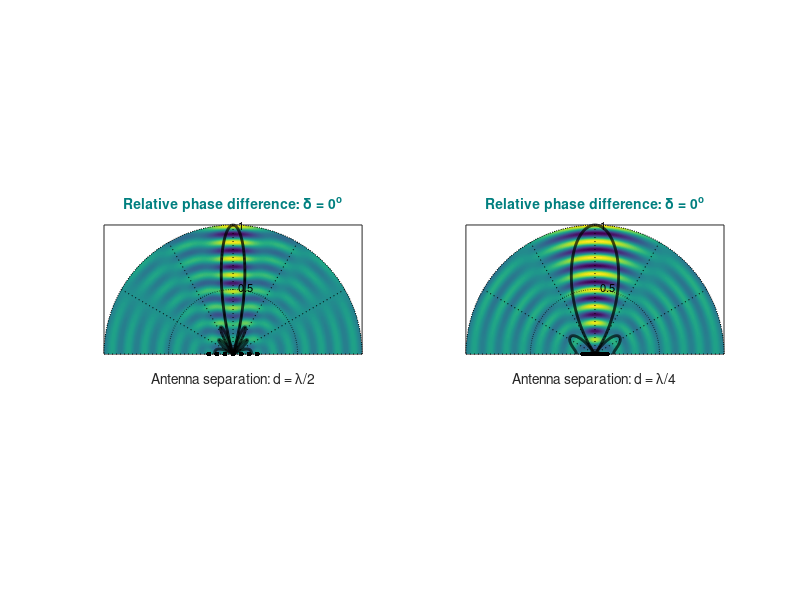
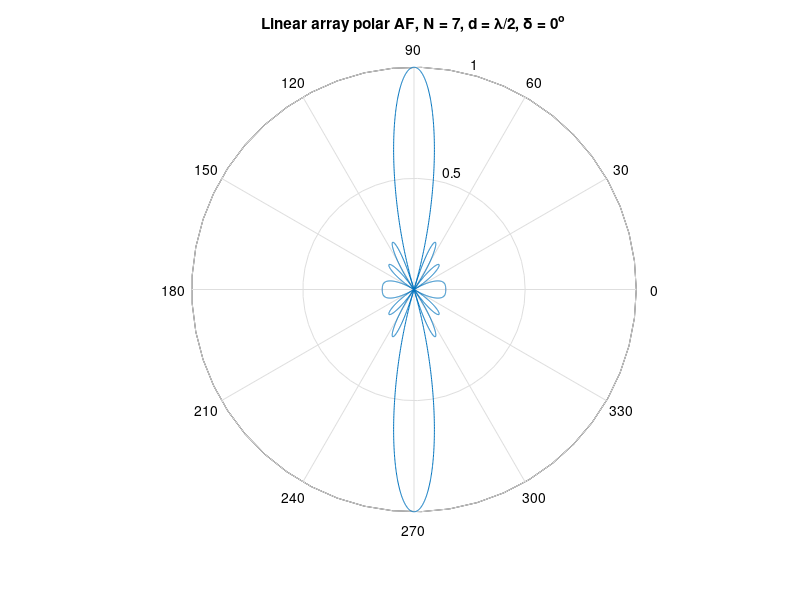
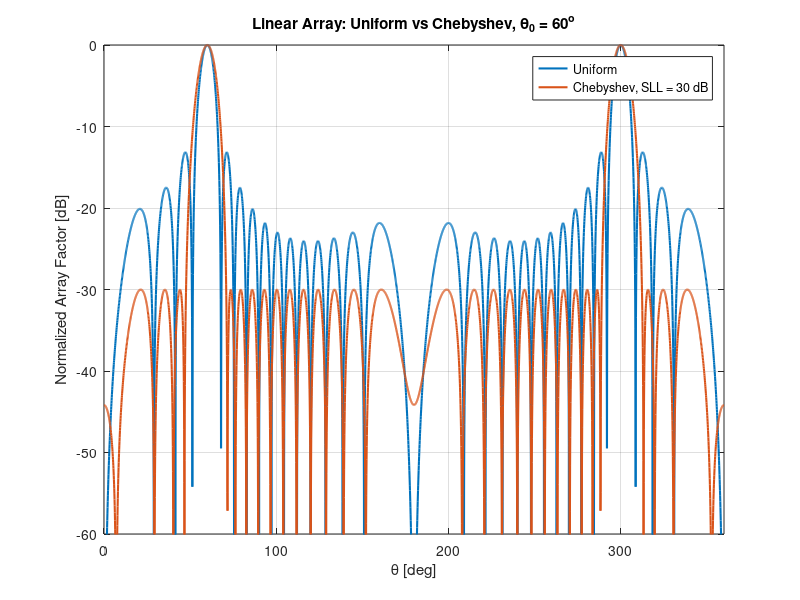
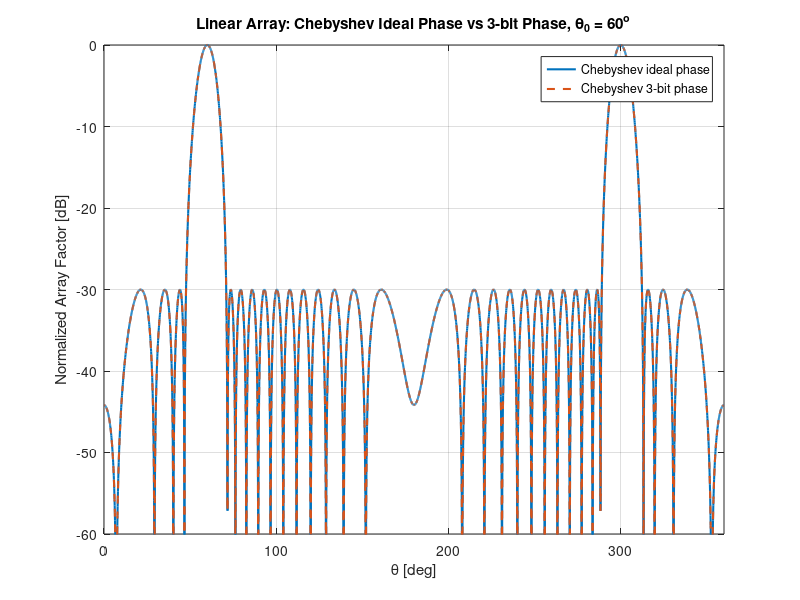

MATLAB code to generate these figures, in order: (Note: this script raises an error after producing the figures.)
function results = s9()
% Complete phased-array MATLAB demo combining:
%   1) Original-style spatial field snapshots E(x,y,t)
%   2) Original-style polar array-factor plots
%   3) Chebyshev amplitude tapering
%   4) 3-bit reference comparison and 1-5 bit phase-quantization study
%   5) Linear vs circular array comparison
%   6) Numerical metrics: HPBW, PSLL, pointing error, quantization loss
%   7) Circular-array Chebyshev tapering and phase quantization
%   8) Side-by-side 55/60 deg phase-quantization plots, metrics, and table
% All studies use the SAME array-centered phase reference as s7.m.

clear; clc; close all;
set(0,'defaultFigureColor',[1 1 1]);

%  1. Physical and numerical parameters
freq   = 1e9;          % Hz
c      = 3e8;          % m/s
lambda = c/freq;       % wavelength
T      = 1/freq;       % period
omega  = 2*pi*freq;    % angular frequency
k      = 2*pi/lambda;  % wavenumber

% Angular grid for array-factor plots
theta = linspace(0, 2*pi, 4001);
thetaDeg = theta*180/pi;

% Spatial grid parameters for field snapshots
Ns = 30;               % samples per wavelength
Rmax = 8*lambda;       % field view radius
t0 = 0;                % one time snapshot

%  2. Original-style visualization, like the first demo
%  7-element linear array, d = lambda/2 and d = lambda/4, broadside

N0 = 7;
theta0_original = pi/2;       % broadside for linear array along x-axis
ampUniform7 = ones(N0,1);

[xLin_half,    yLin_half]    = linearArray2D(N0, lambda/2);
[xLin_quarter, yLin_quarter] = linearArray2D(N0, lambda/4);

figure('Name','Original-style field snapshots');
subplot(1,2,1);
plotFieldSnapshotAxes(gca, xLin_half, yLin_half, ampUniform7, theta, ...
    theta0_original, k, omega, t0, lambda, Ns, Rmax, inf, true, ...
    'Antenna separation: d = \lambda/2', ...
    'Relative phase difference: \delta = 0^o');

subplot(1,2,2);
plotFieldSnapshotAxes(gca, xLin_quarter, yLin_quarter, ampUniform7, theta, ...
    theta0_original, k, omega, t0, lambda, Ns, Rmax, inf, true, ...
    'Antenna separation: d = \lambda/4', ...
    'Relative phase difference: \delta = 0^o');

% Original-style polar plot of the array factor
AF_original = arrayFactor2D(xLin_half, yLin_half, ampUniform7, theta, ...
    theta0_original, k, inf);

figure('Name','Original-style polar array factor');
polar(theta, AF_original/max(AF_original));
title('Linear array polar AF, N = 7, d = \lambda/2, \delta = 0^o');

%  3. Extended study parameters
N = 16;                 % number of elements for the extended study
d = lambda/2;           % nominal inter-element spacing
theta0_deg = 60;        % off-broadside steering angle
theta0 = theta0_deg*pi/180;

SLL = 30;               % Chebyshev sidelobe target in dB
B = 3;                  % 3-bit baseline for the original comparisons
analysisSectorDeg = 180;

if exist('chebwin','file') ~= 2
    error(['chebwin was not found. It requires the Signal Processing Toolbox. ', ...
           'Install it or replace wCheb with another taper.']);
end

%  4. Create geometries
[xLin, yLin]   = linearArray2D(N, d);
[xCirc, yCirc] = circularArray2D(N, d);

%  5. Amplitude weights
wUniform = ones(N,1);

wCheb = chebwin(N, SLL);
wCheb = wCheb / max(wCheb);

%  6. Compute array factors
% Linear array
AF_lin_uniform_ideal = arrayFactor2D(xLin, yLin, wUniform, theta, theta0, k, inf);
AF_lin_cheb_ideal    = arrayFactor2D(xLin, yLin, wCheb,    theta, theta0, k, inf);
AF_lin_uniform_q     = arrayFactor2D(xLin, yLin, wUniform, theta, theta0, k, B);
AF_lin_cheb_q        = arrayFactor2D(xLin, yLin, wCheb,    theta, theta0, k, B);

% Circular array
AF_circ_uniform_ideal = arrayFactor2D(xCirc, yCirc, wUniform, theta, theta0, k, inf);
AF_circ_uniform_q     = arrayFactor2D(xCirc, yCirc, wUniform, theta, theta0, k, B);
AF_circ_cheb_ideal    = arrayFactor2D(xCirc, yCirc, wCheb,    theta, theta0, k, inf);
AF_circ_cheb_q        = arrayFactor2D(xCirc, yCirc, wCheb,    theta, theta0, k, B);

% Extended phase-quantization study: linear Chebyshev, 1-5 bits.
% IMPORTANT: Keep the array-centered phase reference used in s7.m.
% No first-element phase subtraction is applied at any resolution.
% Evaluate over the FRONT half-plane to avoid the mirrored main beam of
% a linear array (the full 0-360 deg pattern contains front/back ambiguity).
% Use a fine 0.01-deg angular sampling grid for accurate numerical metrics.
bitValues = 1:5;
steeringAnglesDeg = [55 60];
thetaStudy = linspace(0, pi, 18001);
thetaStudyDeg = thetaStudy*180/pi;
nAngles = numel(steeringAnglesDeg);
nBits = numel(bitValues);

AFstudyIdeal = cell(nAngles,1);
AFstudyQuant = cell(nAngles,nBits);
metricsIdeal = cell(nAngles,1);
metricsQuant = cell(nAngles,nBits);
lossPeak_dB = zeros(nAngles,nBits);
lossTarget_dB = zeros(nAngles,nBits);
psll_dB = zeros(nAngles,nBits);
pointingError_deg = zeros(nAngles,nBits);
hpbw_deg = zeros(nAngles,nBits);

for ia = 1:nAngles
    steer = steeringAnglesDeg(ia)*pi/180;
    AFstudyIdeal{ia} = arrayFactor2D(xLin, yLin, wCheb, thetaStudy, steer, k, inf);
    % sectorDeg = 360 includes the entire sampled front half-plane.
    metricsIdeal{ia} = patternMetrics(thetaStudy, AFstudyIdeal{ia}, steer, 360);

    [~, idxTarget] = min(abs(thetaStudy - steer));
    idealPeak = max(AFstudyIdeal{ia});

    for ib = 1:nBits
        bits = bitValues(ib);
        AFstudyQuant{ia,ib} = arrayFactor2D(xLin, yLin, wCheb, ...
                                             thetaStudy, steer, k, bits);
        metricsQuant{ia,ib} = patternMetrics(thetaStudy, ...
                                             AFstudyQuant{ia,ib}, steer, 360);

        % dB loss of the actual pattern peak, relative to the ideal peak.
        lossPeak_dB(ia,ib) = 20*log10(idealPeak / ...
                                      max(AFstudyQuant{ia,ib}));
        % dB loss exactly at the REQUESTED steering angle.
        lossTarget_dB(ia,ib) = 20*log10(idealPeak / ...
                                        AFstudyQuant{ia,ib}(idxTarget));
        psll_dB(ia,ib) = metricsQuant{ia,ib}.PSLLdB;
        pointingError_deg(ia,ib) = metricsQuant{ia,ib}.pointingErrorDeg;
        hpbw_deg(ia,ib) = metricsQuant{ia,ib}.HPBWdeg;
    end
end

%  7. dB plots for analytical comparison
figure('Name','Linear uniform vs Chebyshev');
plot(thetaDeg, normDb(AF_lin_uniform_ideal), 'LineWidth', 1.5); hold on;
plot(thetaDeg, normDb(AF_lin_cheb_ideal),    'LineWidth', 1.5);
grid on; ylim([-60 0]); xlim([0 360]);
xlabel('\theta [deg]');
ylabel('Normalized Array Factor [dB]');
title(['Linear Array: Uniform vs Chebyshev, \theta_0 = ' num2str(theta0_deg) '^o']);
legend('Uniform', ['Chebyshev, SLL = ' num2str(SLL) ' dB']);

figure('Name','Linear phase quantization');
plot(thetaDeg, normDb(AF_lin_cheb_ideal), 'LineWidth', 1.5); hold on;
plot(thetaDeg, normDb(AF_lin_cheb_q), '--', 'LineWidth', 1.5);
grid on; ylim([-60 0]); xlim([0 360]);
xlabel('\theta [deg]');
ylabel('Normalized Array Factor [dB]');
title(['Linear Array: Chebyshev Ideal Phase vs ' num2str(B) '-bit Phase, \theta_0 = ' num2str(theta0_deg) '^o']);
legend('Chebyshev ideal phase', ['Chebyshev ' num2str(B) '-bit phase']);

% Both angles in one figure: fixed ideal-peak reference is preferred
% because it shows gain loss AND distortion simultaneously. No duplicate
% self-normalized figure (which hides gain loss) is generated.
lineTypes = {'--','-.',':','--','-'};
lineColors = lines(nBits);
legendText = [{'Ideal'}, arrayfun(@(b) sprintf('%d-bit',b), ...
                                   bitValues, 'UniformOutput', false)];
figure('Name','Linear Chebyshev: 55 and 60 deg (same centered reference)');
for ia = 1:nAngles
    subplot(1,2,ia);
    idealPeak = max(AFstudyIdeal{ia});
    plot(thetaStudyDeg, 20*log10(AFstudyIdeal{ia}/idealPeak + eps), ...
         'k-', 'LineWidth', 2);
    hold on;
    for ib = 1:nBits
        plot(thetaStudyDeg, ...
             20*log10(AFstudyQuant{ia,ib}/idealPeak + eps), ...
             'LineStyle', lineTypes{ib}, 'Color', lineColors(ib,:), ...
             'LineWidth', 1.5);
    end
    grid on; xlim([0 180]); ylim([-60 2]);
    xlabel('Angle [deg]');
    ylabel('Array factor relative to ideal peak [dB]');
    title(sprintf('Linear Chebyshev, steering = %d deg', ...
                  steeringAnglesDeg(ia)));
    legend(legendText, 'Location', 'southwest');
end

figure('Name','Linear vs circular');
plot(thetaDeg, normDb(AF_lin_uniform_ideal),  'LineWidth', 1.5); hold on;
plot(thetaDeg, normDb(AF_circ_uniform_ideal), 'LineWidth', 1.5);
grid on; ylim([-60 0]); xlim([0 360]);
xlabel('\theta [deg]');
ylabel('Normalized Array Factor [dB]');
title(['Linear Array vs Circular Array, \theta_0 = ' num2str(theta0_deg) '^o']);
legend('Linear array', 'Circular array');

figure('Name','Circular uniform vs Chebyshev');
plot(thetaDeg, normDb(AF_circ_uniform_ideal), 'LineWidth', 1.5); hold on;
plot(thetaDeg, normDb(AF_circ_cheb_ideal),    'LineWidth', 1.5);
grid on; ylim([-60 0]); xlim([0 360]);
xlabel('\theta [deg]');
ylabel('Normalized Array Factor [dB]');
title(['Circular Array: Uniform vs Chebyshev, \theta_0 = ' num2str(theta0_deg) '^o']);
legend('Circular uniform', ['Circular Chebyshev, SLL = ' num2str(SLL) ' dB']);

figure('Name','Circular phase quantization');
plot(thetaDeg, normDb(AF_circ_uniform_ideal), 'LineWidth', 1.5); hold on;
plot(thetaDeg, normDb(AF_circ_uniform_q), '--', 'LineWidth', 1.5);
grid on; ylim([-60 0]); xlim([0 360]);
xlabel('\theta [deg]');
ylabel('Normalized Array Factor [dB]');
title(['Circular Array: Uniform Ideal Phase vs ' num2str(B) '-bit Phase, \theta_0 = ' num2str(theta0_deg) '^o']);
legend('Circular uniform ideal phase', ['Circular uniform ' num2str(B) '-bit phase']);

figure('Name','Circular Chebyshev phase quantization');
plot(thetaDeg, normDb(AF_circ_cheb_ideal), 'LineWidth', 1.5); hold on;
plot(thetaDeg, normDb(AF_circ_cheb_q), '--', 'LineWidth', 1.5);
grid on; ylim([-60 0]); xlim([0 360]);
xlabel('\theta [deg]');
ylabel('Normalized Array Factor [dB]');
title(['Circular Array: Chebyshev Ideal Phase vs ' num2str(B) '-bit Phase, \theta_0 = ' num2str(theta0_deg) '^o']);
legend('Circular Chebyshev ideal phase', ['Circular Chebyshev ' num2str(B) '-bit phase']);

%  8. Extended field snapshots, now including tapering, quantization,
%  and circular geometry
figure('Name','Extended field snapshots');
subplot(1,3,1);
plotFieldSnapshotAxes(gca, xLin, yLin, wCheb, theta, theta0, k, omega, ...
    t0, lambda, Ns, Rmax, B, false, ...
    ['Linear Chebyshev, ' num2str(B) '-bit phase'], ...
    ['\theta_0 = ' num2str(theta0_deg) '^o']);

subplot(1,3,2);
plotFieldSnapshotAxes(gca, xCirc, yCirc, wUniform, theta, theta0, k, omega, ...
    t0, lambda, Ns, Rmax, B, false, ...
    ['Circular uniform, ' num2str(B) '-bit phase'], ...
    ['\theta_0 = ' num2str(theta0_deg) '^o']);

subplot(1,3,3);
plotFieldSnapshotAxes(gca, xCirc, yCirc, wCheb, theta, theta0, k, omega, ...
    t0, lambda, Ns, Rmax, B, false, ...
    ['Circular Chebyshev, ' num2str(B) '-bit phase'], ...
    ['\theta_0 = ' num2str(theta0_deg) '^o']);

%  9. Metrics for the original comparisons (3-bit baseline)
m_lin_uniform_ideal  = patternMetrics(theta, AF_lin_uniform_ideal, theta0, analysisSectorDeg);
m_lin_cheb_ideal     = patternMetrics(theta, AF_lin_cheb_ideal,    theta0, analysisSectorDeg);
m_lin_cheb_q         = patternMetrics(theta, AF_lin_cheb_q,        theta0, analysisSectorDeg);
m_circ_uniform_ideal = patternMetrics(theta, AF_circ_uniform_ideal, theta0, analysisSectorDeg);
m_circ_uniform_q     = patternMetrics(theta, AF_circ_uniform_q,     theta0, analysisSectorDeg);
m_circ_cheb_ideal    = patternMetrics(theta, AF_circ_cheb_ideal,    theta0, analysisSectorDeg);
m_circ_cheb_q        = patternMetrics(theta, AF_circ_cheb_q,        theta0, analysisSectorDeg);

loss_lin_cheb_q_dB  = quantizationLoss(theta, AF_lin_cheb_ideal, ...
                                      AF_lin_cheb_q, theta0, analysisSectorDeg);
loss_circ_q_dB      = quantizationLoss(theta, AF_circ_uniform_ideal, ...
                                      AF_circ_uniform_q, theta0, analysisSectorDeg);
loss_circ_cheb_q_dB = quantizationLoss(theta, AF_circ_cheb_ideal, ...
                                      AF_circ_cheb_q, theta0, analysisSectorDeg);

fprintf('\n============================================================\n');
fprintf('Final phased-array demo metrics\n');
fprintf('freq = %.3e Hz, lambda = %.3f m\n', freq, lambda);
fprintf('N = %d, d/lambda = %.3f, baseline steering = %.1f deg\n', ...
        N, d/lambda, theta0_deg);
fprintf('Original 3-bit metrics use a +/- %.1f deg angular sector.\n', ...
        analysisSectorDeg/2);
fprintf('============================================================\n\n');

printMetrics('Linear uniform ideal', m_lin_uniform_ideal);
printMetrics('Linear Chebyshev ideal', m_lin_cheb_ideal);
printMetrics(sprintf('Linear Chebyshev %d-bit', B), m_lin_cheb_q);
fprintf('Linear Chebyshev %d-bit peak gain loss: %.3f dB\n\n', ...
        B, loss_lin_cheb_q_dB);

% 10. Comparison table, including ideal reference for both angles.
% 'PeakGainLoss' compares the peaks of the actual and ideal patterns;
% 'TargetGainLoss' compares their response at the desired steering angle.
nRows = nAngles * (nBits + 1);
steeringCol = zeros(nRows,1);
caseCol = cell(nRows,1);
peakLossCol = zeros(nRows,1);
targetLossCol = zeros(nRows,1);
psllCol = zeros(nRows,1);
errorCol = zeros(nRows,1);
hpbwCol = zeros(nRows,1);

ir = 0;
for ia = 1:nAngles
    ir = ir + 1;
    steeringCol(ir) = steeringAnglesDeg(ia);
    caseCol{ir} = 'Ideal';
    peakLossCol(ir) = 0;
    targetLossCol(ir) = 0;
    psllCol(ir) = metricsIdeal{ia}.PSLLdB;
    errorCol(ir) = metricsIdeal{ia}.pointingErrorDeg;
    hpbwCol(ir) = metricsIdeal{ia}.HPBWdeg;

    for ib = 1:nBits
        ir = ir + 1;
        steeringCol(ir) = steeringAnglesDeg(ia);
        caseCol{ir} = sprintf('%d-bit', bitValues(ib));
        peakLossCol(ir) = lossPeak_dB(ia,ib);
        targetLossCol(ir) = lossTarget_dB(ia,ib);
        psllCol(ir) = psll_dB(ia,ib);
        errorCol(ir) = pointingError_deg(ia,ib);
        hpbwCol(ir) = hpbw_deg(ia,ib);
    end
end

results = table(steeringCol, caseCol, peakLossCol, targetLossCol, ...
                psllCol, errorCol, hpbwCol, ...
                'VariableNames', {'Steering_deg', 'Resolution', ...
                'PeakGainLoss_dB', 'TargetGainLoss_dB', 'PSLL_dB', ...
                'PointingError_deg', 'HPBW_deg'});

fprintf('============================================================\n');
fprintf('LINEAR CHEBYSHEV: 1-5 BITS AT 55 AND 60 DEG\n');
fprintf('Metrics use the front half-plane 0-180 deg, 0.01 deg grid.\n');
fprintf('Gain loss is POSITIVE for degradation, PSLL is negative.\n');
fprintf('Signed pointing error = nearest equal-height main peak - target angle.\n');
fprintf('NOTE: 1-bit phase can produce a symmetric equal-height beam (PSLL near 0 dB).\n');
fprintf('Phase reference and quantizer match s7.m (array centered, MATLAB round).\n');
fprintf('============================================================\n');
disp(results);

figure('Name','Quantization metrics at 55 and 60 deg (1-5 bits)');
angleColors = lines(nAngles);
subplot(1,3,1);
hold on;
for ia = 1:nAngles
    plot(bitValues, lossPeak_dB(ia,:), '-o', 'LineWidth', 1.8, ...
         'Color', angleColors(ia,:), 'MarkerSize', 6);
end
grid on; xlim([0.8 5.2]); xticks(bitValues);
xlabel('Phase resolution [bits]'); ylabel('Peak gain loss [dB]');
title('Gain loss');
legend({'55 deg','60 deg'}, 'Location','northeast');

subplot(1,3,2);
hold on;
for ia = 1:nAngles
    plot(bitValues, psll_dB(ia,:), '-o', 'LineWidth', 1.8, ...
         'Color', angleColors(ia,:), 'MarkerSize', 6);
end
grid on; xlim([0.8 5.2]); xticks(bitValues);
xlabel('Phase resolution [bits]'); ylabel('PSLL [dB]');
title('Peak sidelobe level');
legend({'55 deg','60 deg'}, 'Location','northeast');

subplot(1,3,3);
hold on;
for ia = 1:nAngles
    plot(bitValues, abs(pointingError_deg(ia,:)), '-o', ...
         'LineWidth', 1.8, 'Color', angleColors(ia,:), ...
         'MarkerSize', 6);
end
grid on; xlim([0.8 5.2]); xticks(bitValues);
xlabel('Phase resolution [bits]'); ylabel('|Pointing error| [deg]');
title('Absolute pointing error');
legend({'55 deg','60 deg'}, 'Location','northeast');

printMetrics('Circular uniform ideal', m_circ_uniform_ideal);
printMetrics(['Circular uniform ' num2str(B) '-bit'], m_circ_uniform_q);
fprintf('Circular uniform quantization peak loss: %.3f dB\n\n', loss_circ_q_dB);

printMetrics('Circular Chebyshev ideal', m_circ_cheb_ideal);
printMetrics(['Circular Chebyshev ' num2str(B) '-bit'], m_circ_cheb_q);
fprintf('Circular Chebyshev quantization peak loss: %.3f dB\n', loss_circ_cheb_q_dB);

fprintf('============================================================\n');

end

% Local functions
function [x, y] = linearArray2D(N, d)
    n = (0:N-1).';
    x = (n - (N-1)/2) * d;
    y = zeros(N,1);
end

function [x, y] = circularArray2D(N, d)
    n = (0:N-1).';

    % Radius chosen so that adjacent chord spacing is approximately d
    R = d / (2*sin(pi/N));

    alpha = 2*pi*n/N;
    x = R*cos(alpha);
    y = R*sin(alpha);
end

function AF = arrayFactor2D(x, y, amp, theta, theta0, k, phaseBits)

    x = x(:);
    y = y(:);
    amp = amp(:);

    phi = steeringPhases(x, y, theta0, k, phaseBits);
    w = amp .* exp(1j*phi);

    AF = zeros(size(theta));
    for it = 1:length(theta)
        spatialPhase = k*(x*cos(theta(it)) + y*sin(theta(it)));
        AF(it) = abs(sum(w .* exp(1j*spatialPhase)));
    end
end

function phi = steeringPhases(x, y, theta0, k, phaseBits)

    % Same array-centered reference as s7.m.
    % No subtraction of phi(1): all phases are quantized as in s7.m.
    phi = -k*(x*cos(theta0) + y*sin(theta0));

    if isfinite(phaseBits)
        phi = quantizePhase(phi, phaseBits);
    end
end

function phiQ = quantizePhase(phi, B)

    L = 2^B;
    deltaPhi = 2*pi/L;

    % Same quantizer as s7.m, including MATLAB round() tie behavior.
    phiWrapped = angle(exp(1j*phi));
    phiQ = deltaPhi * round(phiWrapped/deltaPhi);
    phiQ = angle(exp(1j*phiQ));
end

function ydb = normDb(AF)
    AF = abs(AF);
    ydb = 20*log10(AF/max(AF) + eps);
end

function plotFieldSnapshotAxes(ax, xe, ye, amp, theta, theta0, k, omega, ...
    t0, lambda, Ns, Rmax, phaseBits, upperHalfOnly, xLabelText, titleText)

    axes(ax);

    ds = lambda/Ns;
    R = 0:ds:Rmax;

    xg = R.'*cos(theta);
    yg = R.'*sin(theta);

    phi = steeringPhases(xe, ye, theta0, k, phaseBits);

    E = zeros(size(xg));

    for n = 1:length(xe)
        Rn = sqrt((xg - xe(n)).^2 + (yg - ye(n)).^2);
        E = E + amp(n)*cos(omega*t0 - k*Rn + phi(n));
    end

    % Normalize field only for visualization
    E = E / (max(abs(E(:))) + eps);

    normScale = Rmax;

    pcolor(xg/normScale, yg/normScale, E);
    shading interp;
    hold on;

%     % Array factor overlay in normalized polar coordinates
    AF = arrayFactor2D(xe, ye, amp, theta, theta0, k, phaseBits);
    AF = AF / max(AF);

    addPolarGrid(upperHalfOnly);

    plot(AF.*cos(theta), AF.*sin(theta), 'k', 'LineWidth', 2);

    % Element positions
    plot(xe/normScale, ye/normScale, 'k.', 'MarkerSize', 12);

    axis equal;

    if upperHalfOnly
        xlim([-1 1]);
        ylim([0 1]);
    else
        xlim([-1 1]);
        ylim([-1 1]);
    end

    xlabel(xLabelText, 'FontSize', 10);
    title(titleText, 'FontSize', 10, 'Color', [0 0.5 0.5]);

    set(gca,'XTick',[]);
    set(gca,'YTick',[]);
    box on;
end

function addPolarGrid(upperHalfOnly)

    th = linspace(0, 2*pi, 720);

    if upperHalfOnly
        thGrid = linspace(0, pi, 361);
    else
        thGrid = th;
    end

    % Radius circles
    radii = [0.5 1.0];
    for r = radii
        plot(r*cos(thGrid), r*sin(thGrid), ':k', 'LineWidth', 0.7);
    end

    % Angle spokes
    if upperHalfOnly
        angleList = 0:30:180;
    else
        angleList = 0:30:330;
    end

    for a = angleList
        ar = a*pi/180;
        plot([0 cos(ar)], [0 sin(ar)], ':k', 'LineWidth', 0.7);
    end

    % Small labels similar to the original plot
    text(0.04, 0.52, '0.5', 'FontSize', 8);
    text(0.04, 1.00, '1', 'FontSize', 8);
end

function loss_dB = quantizationLoss(theta, AFideal, AFq, theta0, sectorDeg)

    rel = wrapToPiLocal(theta - theta0);
    sectorRad = (sectorDeg*pi/180)/2;
    mask = abs(rel) <= sectorRad;

    peakIdeal = max(abs(AFideal(mask)));
    peakQ     = max(abs(AFq(mask)));

    % Positive dB value = gain reduction due to phase quantization.
    loss_dB = 20*log10(peakIdeal / (peakQ + eps));
end

function m = patternMetrics(theta, AF, theta0, sectorDeg)

    AF = abs(AF);
    rel = wrapToPiLocal(theta - theta0);

    sectorRad = (sectorDeg*pi/180)/2;
    mask = abs(rel) <= sectorRad;

    relSect = rel(mask);
    AFSect  = AF(mask);

    [relSort, order] = sort(relSect);
    AFSort = AFSect(order);

    [peakVal, idxPeak] = max(AFSort);
    % For tied (or numerically identical) maxima, select the beam closest
    % to the requested direction. This is essential for 1-bit real weights,
    % which create symmetric equal-amplitude beams in this geometry.
    tiedPeaks = find(AFSort >= peakVal*(1-1e-10));
    if numel(tiedPeaks) > 1
        [~, closestIdx] = min(abs(relSort(tiedPeaks)));
        idxPeak = tiedPeaks(closestIdx);
    end
    AFNorm = AFSort / peakVal;
    AFdB = 20*log10(AFNorm + eps);

    peakRel = relSort(idxPeak);
    m.peakAngleDeg = wrapTo360Local((theta0 + peakRel)*180/pi);
    m.pointingErrorDeg = peakRel*180/pi;

    % HPBW: -3 dB crossings
    left = idxPeak;
    while left > 1 && AFdB(left) > -3
        left = left - 1;
    end

    right = idxPeak;
    while right < length(AFdB) && AFdB(right) > -3
        right = right + 1;
    end

    if left == 1 || right == length(AFdB)
        m.HPBWdeg = NaN;
    else
        leftCross = interpCrossing(relSort(left), relSort(left+1), ...
            AFdB(left), AFdB(left+1), -3);
        rightCross = interpCrossing(relSort(right-1), relSort(right), ...
            AFdB(right-1), AFdB(right), -3);
        m.HPBWdeg = (rightCross - leftCross)*180/pi;
    end

    % Approximate first nulls around the main lobe
    leftNull = idxPeak - 1;
    while leftNull > 2
        if AFNorm(leftNull) < AFNorm(leftNull-1) && AFNorm(leftNull) < AFNorm(leftNull+1)
            break;
        end
        leftNull = leftNull - 1;
    end

    rightNull = idxPeak + 1;
    while rightNull < length(AFNorm)-1
        if AFNorm(rightNull) < AFNorm(rightNull-1) && AFNorm(rightNull) < AFNorm(rightNull+1)
            break;
        end
        rightNull = rightNull + 1;
    end

    sllMask = true(size(AFNorm));

    if leftNull > 2 && rightNull < length(AFNorm)-1
        sllMask(leftNull:rightNull) = false;
    else
        if ~isnan(m.HPBWdeg)
            mainHalfWidth = (m.HPBWdeg*pi/180);
            sllMask(abs(relSort - peakRel) <= mainHalfWidth) = false;
        else
            sllMask(max(1,idxPeak-20):min(length(AFNorm),idxPeak+20)) = false;
        end
    end

    if any(sllMask)
        m.PSLLdB = max(AFdB(sllMask));
    else
        m.PSLLdB = NaN;
    end
end

function x = interpCrossing(x1, x2, y1, y2, yTarget)
    if abs(y2-y1) < eps
        x = (x1+x2)/2;
    else
        x = x1 + (yTarget-y1)*(x2-x1)/(y2-y1);
    end
end

function printMetrics(name, m)
    fprintf('%s\n', name);
    fprintf('  Peak angle      : %.2f deg\n', m.peakAngleDeg);
    fprintf('  Pointing error  : %.2f deg\n', m.pointingErrorDeg);
    fprintf('  HPBW            : %.2f deg\n', m.HPBWdeg);
    fprintf('  PSLL            : %.2f dB\n\n', m.PSLLdB);
end

function y = wrapToPiLocal(x)
    y = mod(x + pi, 2*pi) - pi;
end

function y = wrapTo360Local(xDeg)
    y = mod(xDeg, 360);
end
